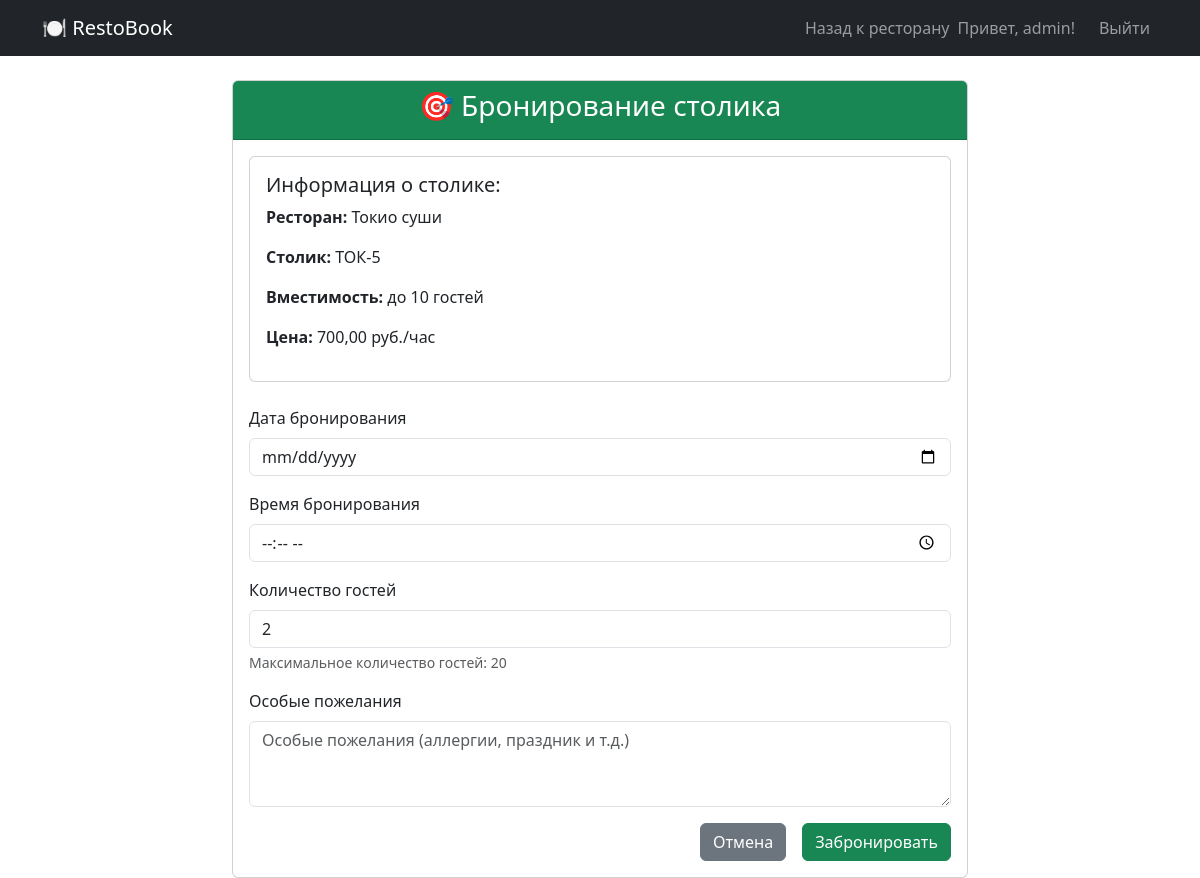
Screenshot of /reservations/25/book/ (signed in) with the database file from the repository.
### restaurant/models.py (models this page shows, shortened)
class Restaurant(models.Model):
    CUISINE_TYPES = [
        ('italian', _('Итальянская')),
        ('japanese', _('Японская')),
        ('russian', _('Русская')),
        ('french', _('Французская')),
        ('chinese', _('Китайская')),
        ('georgian', _('Грузинская')),
        ('american', _('Американская')),
    ]
    name = models.CharField(max_length=100, verbose_name=_('название'))
    description = models.TextField(verbose_name=_('описание'))
    address = models.TextField(verbose_name=_('адрес'))
    phone = models.CharField(max_length=20, verbose_name=_('телефон'))
    cuisine_type = models.CharField(max_length=50, choices=CUISINE_TYPES, verbose_name=_('тип кухни'))
    opening_hours = models.CharField(max_length=100, default='10:00-22:00', verbose_name=_('часы работы'))
    image = models.ImageField(upload_to='restaurants/%Y/%m/%d/', blank=True, null=True, verbose_name=_('изображение'))
    website = models.URLField(blank=True, verbose_name=_('веб-сайт'))
    created_by = models.ForeignKey(User, on_delete=models.SET_NULL, null=True, blank=True, verbose_name=_('создатель'))
    created_at = models.DateTimeField(default=timezone.now, verbose_name=_('дата создания'))
    tags = models.ManyToManyField(Tag, blank=True, related_name='restaurants', verbose_name=_('теги'))
    history = HistoricalRecords()
    class Meta:
        verbose_name = _('ресторан')
        verbose_name_plural = _('рестораны')
        ordering = ['name']

class Table(models.Model):
    restaurant = models.ForeignKey(Restaurant, on_delete=models.CASCADE, related_name='tables')
    table_number = models.CharField(max_length=10, verbose_name=_('номер столика'))
    capacity = models.IntegerField(verbose_name=_('вместимость'))
    price_per_hour = models.DecimalField(max_digits=8, decimal_places=2, default=500.00, verbose_name=_('цена за час'))
    objects = models.Manager()
    available = AvailableTableManager()
    history = HistoricalRecords()
    class Meta:
        verbose_name = _('столик')
        verbose_name_plural = _('столики')
        ordering = ['table_number']

### restaurant/views.py (the view)
# urls.py: path('reservations/<int:table_id>/book/', views.make_reservation, name='make_reservation'),
@login_required
@transaction.atomic
def make_reservation(request, table_id):
    table = get_object_or_404(Table, id=table_id)
    if request.method == 'POST':
        form = ReservationForm(request.POST)
        if form.is_valid():
            reservation = form.save(commit=False)
            reservation.user = request.user
            reservation.table = table
            conflicting_exists = Reservation.objects.filter(
                table=table,
                reservation_date=reservation.reservation_date,
                reservation_time=reservation.reservation_time,
                status__in=['confirmed', 'pending']
            ).exists()
            if conflicting_exists:
                messages.error(request, '❌ Этот столик уже забронирован на выбранное время')
                return redirect('make_reservation', table_id=table.id)
            elif reservation.guests_count > table.capacity:
                messages.error(request, f'❌ Столик вмещает только {table.capacity} гостей')
            else:
                reservation.save()
                messages.success(request, f'✅ Столик успешно забронирован на {reservation.reservation_date} в {reservation.reservation_time}')
                return redirect('restaurant_detail', restaurant_id=table.restaurant.id)
    else:
        initial_data = {
            'reservation_date': timezone.now().date(),
            'guests_count': 2
        }
        form = ReservationForm(initial=initial_data)
    context = {
        'form': form,
        'table': table,
        'restaurant': table.restaurant
    }
    return render(request, 'restaurant/make_reservation.html', context)

### templates/restaurant/make_reservation.html (shortened to what this page needs)
<!DOCTYPE html>
<html lang="ru">
<head>
    <link href="https://cdn.jsdelivr.net/npm/bootstrap@5.3.0/dist/css/bootstrap.min.css" rel="stylesheet">
</head>
<body>
    <nav class="navbar navbar-expand-lg navbar-dark bg-dark">
        <div class="container">
            <a class="navbar-brand" href="{% url 'home' %}">🍽 RestoBook</a>
            <div class="navbar-nav ms-auto">
                <a class="nav-link" href="{% url 'restaurant_detail' restaurant.id %}">Назад к ресторану</a>
                {% if user.is_authenticated %}
                    <span class="navbar-text me-3">Привет, {{ user.username }}!</span>
                    <a class="nav-link" href="{% url 'logout' %}">Выйти</a>
                {% else %}
                    <a class="nav-link" href="{% url 'login' %}">Войти</a>
                {% endif %}
            </div>
        </div>
    </nav>
    <div class="container mt-4">
        <div class="row justify-content-center">
            <div class="col-md-8">
                <div class="card">
                    <div class="card-header bg-success text-white">
                        <h3 class="text-center">🎯 Бронирование столика</h3>
                    </div>
                    <div class="card-body">
                        <div class="card mb-4">
                            <div class="card-body">
                                <h5>Информация о столике:</h5>
                                <p><strong>Ресторан:</strong> {{ restaurant.name }}</p>
                                <p><strong>Столик:</strong> {{ table.table_number }}</p>
                                <p><strong>Вместимость:</strong> до {{ table.capacity }} гостей</p>
                                <p><strong>Цена:</strong> {{ table.price_per_hour }} руб./час</p>
                            </div>
                        </div>
                        <form method="post">
                            {% for field in form %}
                            <div class="mb-3">
                                <label for="{{ field.id_for_label }}" class="form-label">{{ field.label }}</label>
                                {{ field }}
                                {% if field.help_text %}
                                <div class="form-text">{{ field.help_text }}</div>
                                {% endif %}
                            </div>
                            {% endfor %}
                            <div class="d-grid gap-2 d-md-flex justify-content-md-end">
                                <a href="{% url 'restaurant_detail' restaurant.id %}" class="btn btn-secondary me-md-2">Отмена</a>
                                <button type="submit" class="btn btn-success">Забронировать</button>
                            </div>
                        </form>
                    </div>
                </div>
            </div>
        </div>
    </div>
</body>
</html>

### rows the page displays
Restaurant: name "Токио суши"
Table: table_number "ТОК-5", capacity "10", price_per_hour "700,00"

### other values shown
{{ user.username }} "admin"
{{ field.label }} "Дата бронирования" "Время бронирования" "Количество гостей" "Особые пожелания"
{{ field.help_text }} "Максимальное количество гостей: 20"
